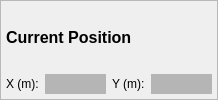
       <widget class="QFrame" name="frame_7">
        <property name="styleSheet">
         <string notr="true">#frame_7{
border: 1px solid rgb(168,168,168)
}</string>
        </property>
        <property name="frameShape">
         <enum>QFrame::StyledPanel</enum>
        </property>
        <property name="frameShadow">
         <enum>QFrame::Raised</enum>
        </property>
        <layout class="QVBoxLayout" name="verticalLayout_2">
         <property name="leftMargin">
          <number>5</number>
         </property>
         <property name="topMargin">
          <number>5</number>
         </property>
         <property name="rightMargin">
          <number>5</number>
         </property>
         <property name="bottomMargin">
          <number>5</number>
         </property>
         <item>
          <widget class="QLabel" name="label_Saving_3">
           <property name="sizePolicy">
            <sizepolicy hsizetype="Fixed" vsizetype="Preferred">
             <horstretch>0</horstretch>
             <verstretch>0</verstretch>
            </sizepolicy>
           </property>
           <property name="font">
            <font>
             <pointsize>12</pointsize>
             <weight>75</weight>
             <bold>true</bold>
            </font>
           </property>
           <property name="styleSheet">
            <string notr="true">#label_Saving{
color: rgb(168, 168, 168)
}</string>
           </property>
           <property name="text">
            <string>Current Position</string>
           </property>
          </widget>
         </item>
         <item>
          <layout class="QHBoxLayout" name="horizontalLayout_7">
           <item>
            <widget class="QLabel" name="label_Lines_7">
             <property name="styleSheet">
              <string notr="true">#label_Lines{
color: rgb(168, 168, 168)
}</string>
             </property>
             <property name="text">
              <string>X (m):</string>
             </property>
            </widget>
           </item>
           <item>
            <widget class="QLineEdit" name="lineEdit_Xcurr">
             <property name="minimumSize">
              <size>
               <width>61</width>
               <height>20</height>
              </size>
             </property>
             <property name="maximumSize">
              <size>
               <width>61</width>
               <height>20</height>
              </size>
             </property>
             <property name="styleSheet">
              <string notr="true">#lineEdit_Xcurr{
background: rgb(181, 181, 181);
border: grey;
}</string>
             </property>
             <property name="text">
              <string/>
             </property>
             <property name="alignment">
              <set>Qt::AlignRight|Qt::AlignTrailing|Qt::AlignVCenter</set>
             </property>
             <property name="readOnly">
              <bool>true</bool>
             </property>
            </widget>
           </item>
           <item>
            <widget class="QLabel" name="label_Lines_8">
             <property name="styleSheet">
              <string notr="true">#label_Lines{
color: rgb(168, 168, 168)
}</string>
             </property>
             <property name="text">
              <string>Y (m):</string>
             </property>
            </widget>
           </item>
           <item>
            <widget class="QLineEdit" name="lineEdit_Ycurr">
             <property name="minimumSize">
              <size>
               <width>61</width>
               <height>20</height>
              </size>
             </property>
             <property name="maximumSize">
              <size>
               <width>61</width>
               <height>20</height>
              </size>
             </property>
             <property name="styleSheet">
              <string notr="true">#lineEdit_Ycurr{
background: rgb(181, 181, 181);
border: grey;
}</string>
             </property>
             <property name="text">
              <string/>
             </property>
             <property name="alignment">
              <set>Qt::AlignRight|Qt::AlignTrailing|Qt::AlignVCenter</set>
             </property>
             <property name="readOnly">
              <bool>true</bool>
             </property>
            </widget>
           </item>
          </layout>
         </item>
        </layout>
       </widget>
